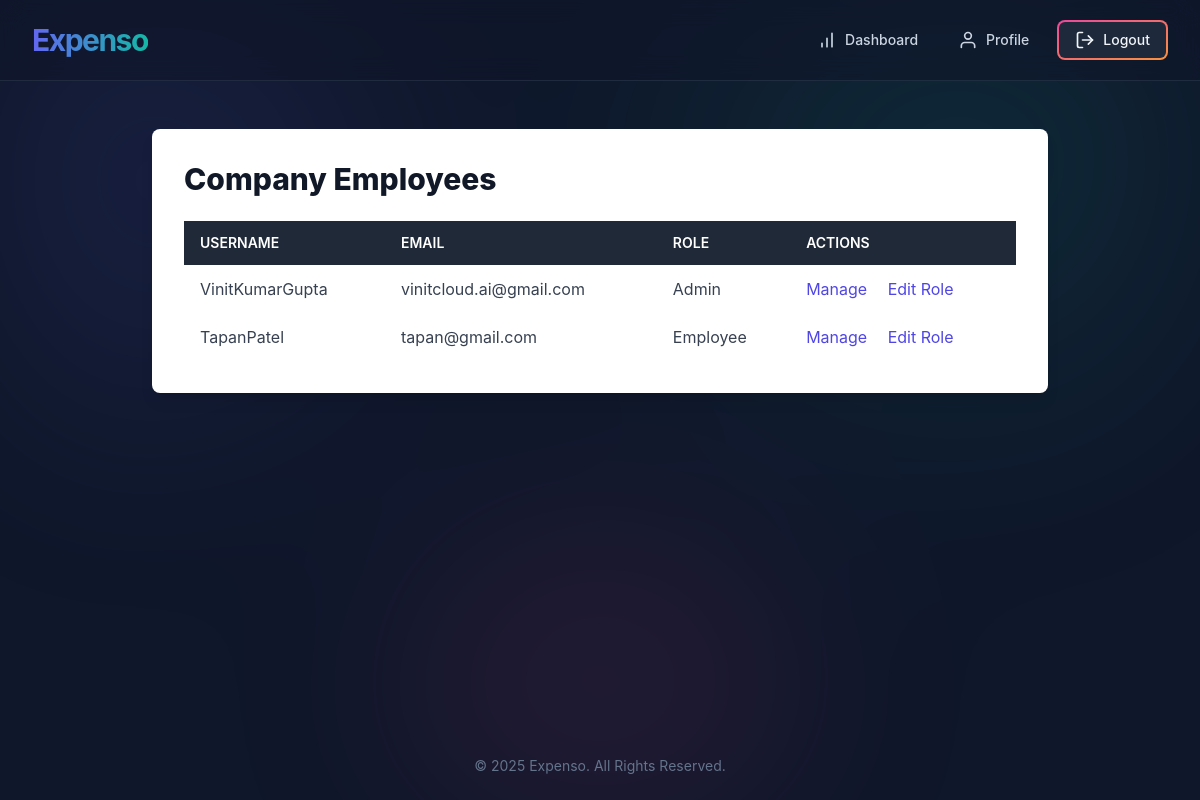
Page /accounts/dashboard/admin/ (signed in) on the committed database.
### accounts/models.py (models this page shows, shortened)
class CustomUser(AbstractUser):
    class Role(models.TextChoices):
        ADMIN = 'ADMIN', 'Admin'
        MANAGER = 'MANAGER', 'Manager'
        EMPLOYEE = 'EMPLOYEE', 'Employee'
    base_role = Role.ADMIN
    role = models.CharField(max_length=50, choices=Role.choices, default=base_role)
    company = models.ForeignKey(Company, on_delete=models.CASCADE, null=True, blank=True)
    managers = models.ManyToManyField(
        'self',
        symmetrical=False,
        related_name='subordinates',
        blank=True
    )
    class Meta:
        constraints = [
            models.UniqueConstraint(
                fields=['company'],
                condition=Q(role='ADMIN'),
                name='one_admin_per_company'
            )
        ]

### accounts/views.py (the view)
# urls.py: path('dashboard/admin/', views.admin_dashboard, name='admin_dashboard'),
@login_required
@user_passes_test(lambda u: u.role == CustomUser.Role.ADMIN)
def admin_dashboard(request):
    company = request.user.company
    employees = CustomUser.objects.filter(company=company)
    return render(request, 'accounts/admin_dashboard.html', {'employees': employees})

### accounts/templates/accounts/admin_dashboard.html (shortened to what this page needs)
{% extends 'accounts/base.html' %}
{% block content %}
<div class="bg-white p-8 rounded-lg shadow-lg w-full max-w-4xl mx-auto">
    <h2 class="text-3xl font-extrabold text-gray-900 mb-6">Company Employees</h2>
    <div class="overflow-x-auto">
        <table class="min-w-full bg-white">
            <thead class="bg-gray-800 text-white">
                <tr>
                    <th class="text-left py-3 px-4 uppercase font-semibold text-sm">Username</th>
                    <th class="text-left py-3 px-4 uppercase font-semibold text-sm">Email</th>
                    <th class="text-left py-3 px-4 uppercase font-semibold text-sm">Role</th>
                    <th class="text-left py-3 px-4 uppercase font-semibold text-sm">Actions</th>
                </tr>
            </thead>
            <tbody class="text-gray-700">
                {% for employee in employees %}
                <tr>
                    <td class="text-left py-3 px-4">{{ employee.username }}</td>
                    <td class="text-left py-3 px-4">{{ employee.email }}</td>
                    <td class="text-left py-3 px-4">{{ employee.get_role_display }}</td>
                    <td class="text-left py-3 px-4">
                        <a href="{% url 'profile' employee.pk %}" class="text-indigo-600 hover:text-indigo-900 mr-4">Manage</a>
                        <a href="{% url 'edit_employee_role' employee.pk %}" class="text-indigo-600 hover:text-indigo-900">Edit Role</a>
                    </td>
                </tr>
                {% endfor %}
            </tbody>
        </table>
    </div>
</div>
{% endblock %}

### accounts/templates/accounts/base.html (style rules this page uses)
:root { font-family: 'Inter', sans-serif; --glow-color-1: #6366f1; --glow-color-2: #14b8a6; --glow-color-3: #ec4899; --color-dark-text: #14171c; --color-light-input: #c5eaea; --color-medium-grey: #475569; }
body::before { content: ''; position: fixed; top: 0; left: 0; width: 100vw; height: 100vh; background: radial-gradient(circle at 10% 20%, var(--glow-color-1), transparent 30%), radial-gradient(circle at 80% 15%, var(--glow-color-2), transparent 35%), radial-gradient(circle at 50% 90%, var(--glow-color-3), transparent 30%); will-change: transform; animation: aurora 25s linear infinite; z-index: -1; opacity: 0.15; filter: blur(100px); }
.card-content-area, .bg-white { background-color: #fff !important; color: var(--color-dark-text) !important; }

### rows in the picture
CustomUser: username "VinitKumarGupta", email "vinitcloud.ai@gmail.com", role "Admin"
CustomUser: username "TapanPatel", email "tapan@gmail.com", role "Employee"
